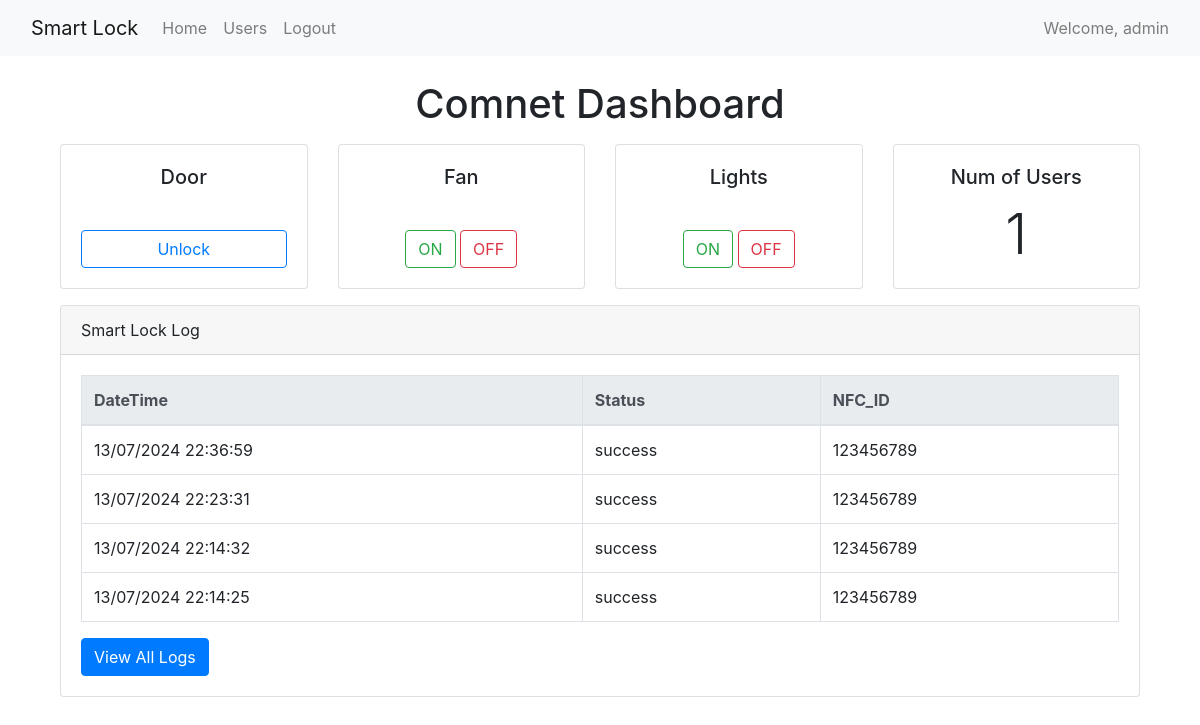
Screenshot of / (signed in) with the database file from the repository.
### models.py (models this page shows, shortened)
class User(db.Model, UserMixin):
    __tablename__ = 'user'
    id = db.Column(db.Integer, primary_key=True)
    name = db.Column(db.String(150), nullable=False)
    username = db.Column(db.String(150), unique=True, nullable=False)
    password_hash = db.Column(db.String(150), nullable=False)
    nfc_tags = db.relationship('NfcTag', backref='user', lazy=True)

class DoorLog(db.Model):
    __tablename__ = 'door_log'
    id = db.Column(db.Integer, primary_key=True)
    nfc_id = db.Column(db.Integer, db.ForeignKey('nfc_tag.nfc_id'), nullable=False)
    timestamp = db.Column(db.DateTime, default=datetime.utcnow, nullable=False)
    status = db.Column(db.String(150), nullable=False)

### app.py (the view)
@app.route('/')
@login_required
def index():
    num_users = User.query.count()
    door_logs = DoorLog.query.order_by(DoorLog.timestamp.desc()).limit(5).all()
    return render_template('index.html', num_users=num_users, door_logs=door_logs)

### app.py (called while the page is built)
@login_manager.user_loader
def load_user(user_id):
    return User.query.get(int(user_id))

@app.context_processor
def inject_user():
    return dict(current_user=current_user)

### templates/index.html (shortened to what this page needs)
{% extends "base.html" %}
{% block content %}
    <div class="container">
        <h1 class="text-center">Comnet Dashboard</h1>
        <div class="row my-3 g-3">
            <div class="col-md-3 col-sm-6">
                <div class="card h-100 text-center">
                    <div class="card-body d-flex flex-column justify-content-center">
                        <h5 class="card-title">Door</h5>
                        <button class="btn btn-outline-primary mt-auto" onclick="window.location.href='{{ url_for('send_data', client='door', message='unlock') }}'">Unlock</button>
                    </div>
                </div>
            </div>
            <div class="col-md-3 col-sm-6">
                <div class="card h-100 text-center">
                    <div class="card-body d-flex flex-column justify-content-center">
                        <h5 class="card-title">Fan</h5>
                        <div class="mt-auto">
                            <button class="btn btn-outline-success" onclick="window.location.href='{{ url_for('send_data', client='fan', message='fan_on') }}'">ON</button>
                            <button class="btn btn-outline-danger" onclick="window.location.href='{{ url_for('send_data', client='fan', message='fan_off') }}'">OFF</button>
                        </div>
                    </div>
                </div>
            </div>
            <div class="col-md-3 col-sm-6">
                <div class="card h-100 text-center">
                    <div class="card-body d-flex flex-column justify-content-center">
                        <h5 class="card-title">Lights</h5>
                        <div class="mt-auto">
                            <button class="btn btn-outline-success" onclick="window.location.href='{{ url_for('send_data', client='light', message='light_on') }}'">ON</button>
                            <button class="btn btn-outline-danger" onclick="window.location.href='{{ url_for('send_data', client='light', message='light_off') }}'">OFF</button>
                        </div>
                    </div>
                </div>
            </div>
            <div class="col-md-3 col-sm-6">
                <div class="card h-100 text-center">
                    <div class="card-body d-flex flex-column justify-content-center">
                        <h5 class="card-title">Num of Users</h5>
                        <p class="card-text display-4 mt-auto">{{ num_users }}</p>
                    </div>
                </div>
            </div>
        </div>
        <div class="row my-3">
            <div class="col-12">
                <div class="card">
                    <div class="card-header">
                        Smart Lock Log
                    </div>
                    <div class="card-body">
                        <table class="table table-bordered" id="door_attempt_table">
                            <thead class="thead-light">
                                <tr>
                                    <th scope="col">DateTime</th>
                                    <th scope="col">Status</th>
                                    <th scope="col">NFC_ID</th>
                                </tr>
                            </thead>
                            <tbody>
                                {% for log in door_logs %}
                                    <tr>
                                        <td>{{ log.timestamp.strftime('%d/%m/%Y %H:%M:%S') }}</td>
                                        <td>{{ log.status }}</td>
                                        <td>{{ log.nfc_id }}</td>
                                    </tr>
                                {% endfor %}
                            </tbody>
                        </table>
                        <a href="{{ url_for('logs') }}" class="btn btn-primary">View All Logs</a>
                    </div>
                </div>
            </div>
        </div>
    </div>
{% endblock %}

### templates/base.html (shortened to what this page needs)
<!DOCTYPE html>
<html lang="en">
<head>
    <link rel="stylesheet" type="text/css" href="{{ url_for('static', filename='css/bootstrap/bootstrap.min.css') }}">
</head>
<body>
    <nav class="navbar navbar-expand-lg navbar-light bg-light">
        <div class="container-fluid">
            <a class="navbar-brand" href="{{ url_for('index') }}">Smart Lock</a>
            <div class="collapse navbar-collapse justify-content-between" id="navbarNav">
                <ul class="navbar-nav">
                    {% if current_user.is_authenticated %}
                        <li class="nav-item"><a class="nav-link" href="{{ url_for('index') }}">Home</a></li>
                        <li class="nav-item"><a class="nav-link" href="{{ url_for('manage_users') }}">Users</a></li>
                        <li class="nav-item"><a class="nav-link" href="{{ url_for('logout') }}">Logout</a></li>
                    {% else %}
                        <li class="nav-item"><a class="nav-link" href="{{ url_for('login') }}">Login</a></li>
                    {% endif %}
                </ul>
                {% if current_user.is_authenticated %}
                <span class="navbar-text">
                    Welcome, {{ current_user.username }}
                </span>
                {% endif %}
            </div>
        </div>
    </nav>
    <div class="container mt-4">
        {% block content %}{% endblock %}
    </div>
</body>
</html>

### rows the page displays
User: username "admin"
DoorLog: timestamp "13/07/2024 22:36:59", status "success", nfc_id "123456789"
DoorLog: timestamp "13/07/2024 22:23:31", status "success", nfc_id "123456789"
DoorLog: timestamp "13/07/2024 22:14:32", status "success", nfc_id "123456789"
DoorLog: timestamp "13/07/2024 22:14:25", status "success", nfc_id "123456789"

### other values shown
{{ num_users }} "1"
